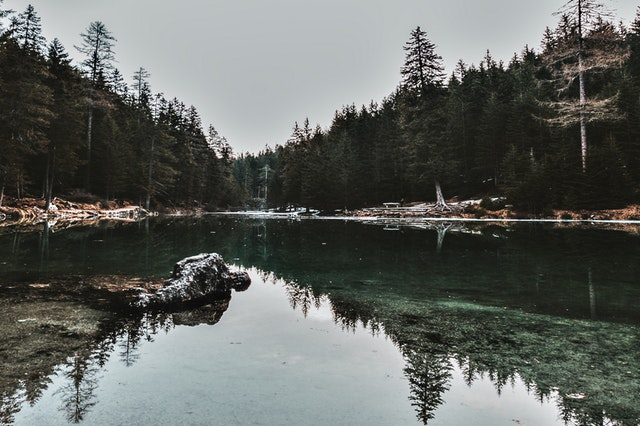
//> input picture Project6_median/city1.jpg, 640 x 426 px
$ ./median   (built with g++ and OpenCV 4)
//> lines starting //> are read from the running program, lines starting //| are printed output that depends on the picture
/**
 * file Smoothing.cpp
 * brief Sample code for simple filters
 * author OpenCV team
 */

#include <iostream>
#include "opencv2/imgproc.hpp"
#include "opencv2/imgcodecs.hpp"
#include "opencv2/highgui.hpp"

using namespace std;
using namespace cv;

/// Global Variables
int DELAY_CAPTION = 1500;
int DELAY_BLUR = 100;
int MAX_KERNEL_LENGTH = 31;

Mat src; Mat dst;
char window_name[] = "Smoothing Demo";

/// Function headers
int display_caption(const char* caption);
int display_dst(int delay);


/**
 * function main
 */
int main(int argc, char** argv)
{
    namedWindow(window_name, WINDOW_AUTOSIZE);

    /// Load the source image
    const char* filename = argc >= 2 ? argv[1] : "lena.jpg";

    src = imread("city1.jpg", IMREAD_COLOR);
//> src is the input picture: 426 rows x 640 cols, CV_8UC3; mean B, G, R 96.6, 100.6, 97.4
    if (src.empty())
    {
        printf(" Error opening image\n");
        printf(" Usage:\n %s [image_name-- default lena.jpg] \n", argv[0]);
        return EXIT_FAILURE;
    }

    if (display_caption("Original Image") != 0)
    {
        return 0;
    }

    dst = src.clone();
    if (display_dst(DELAY_CAPTION) != 0)
    {
        return 0;
    }

    /// Applying Homogeneous blur
    if (display_caption("Homogeneous Blur") != 0)
    {
        return 0;
    }

    //![blur]
    for (int i = 1; i < MAX_KERNEL_LENGTH; i = i + 2)
    {
        blur(src, dst, Size(i, i), Point(-1, -1));
        if (display_dst(DELAY_BLUR) != 0)
        {
            return 0;
        }
    }
//> this loop made 15 passes
//> pass 2, `blur(src, dst, Size(i, i), Point(-1, -1));`:
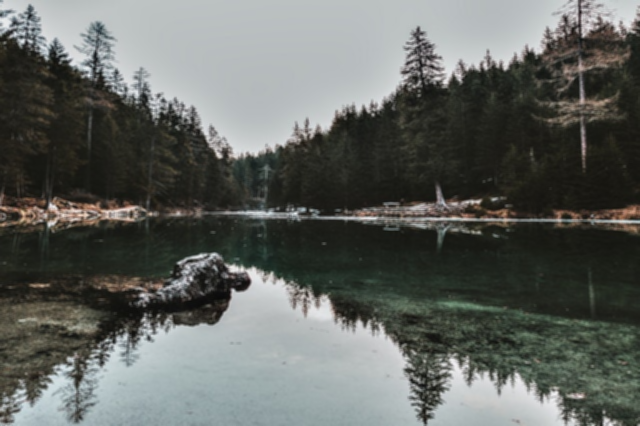
//> dst: 426 rows x 640 cols, CV_8UC3; mean B, G, R 96.6, 100.6, 97.5
//> pass 3, `blur(src, dst, Size(i, i), Point(-1, -1));`:
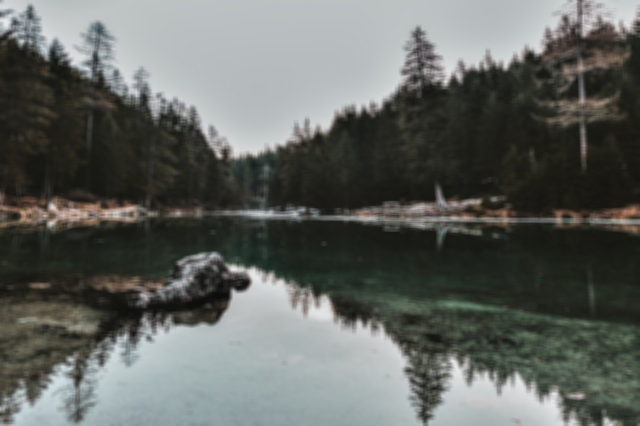
//> dst: 426 rows x 640 cols, CV_8UC3; mean B, G, R 96.6, 100.6, 97.5
//> after the loop:
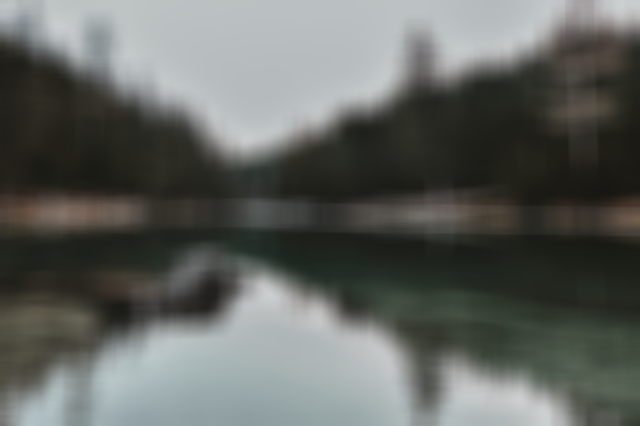
//> dst: 426 rows x 640 cols, CV_8UC3; mean B, G, R 96.6, 100.6, 97.5
    //![blur]

    /// Applying Gaussian blur
    if (display_caption("Gaussian Blur") != 0)
    {
        return 0;
    }

    //![gaussianblur]
    for (int i = 1; i < MAX_KERNEL_LENGTH; i = i + 2)
    {
        GaussianBlur(src, dst, Size(i, i), 0, 0);
        if (display_dst(DELAY_BLUR) != 0)
        {
            return 0;
        }
    }
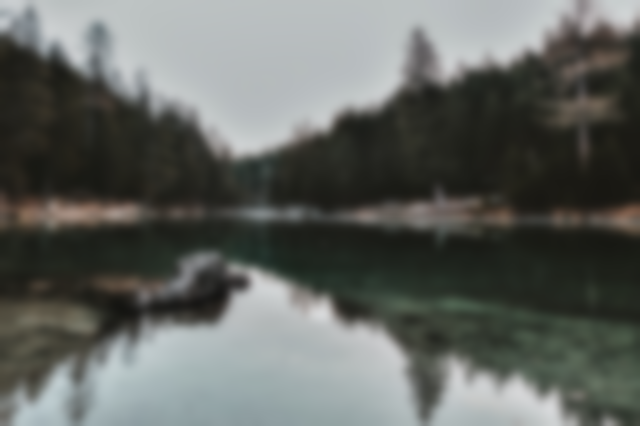
//> dst: 426 rows x 640 cols, CV_8UC3; mean B, G, R 96.6, 100.6, 97.5
    //![gaussianblur]

    /// Applying Median blur
    if (display_caption("Median Blur") != 0)
    {
        return 0;
    }

    //![medianblur]
    for (int i = 1; i < MAX_KERNEL_LENGTH; i = i + 2)
    {
        medianBlur(src, dst, i);
        if (display_dst(DELAY_BLUR) != 0)
        {
            return 0;
        }
    }
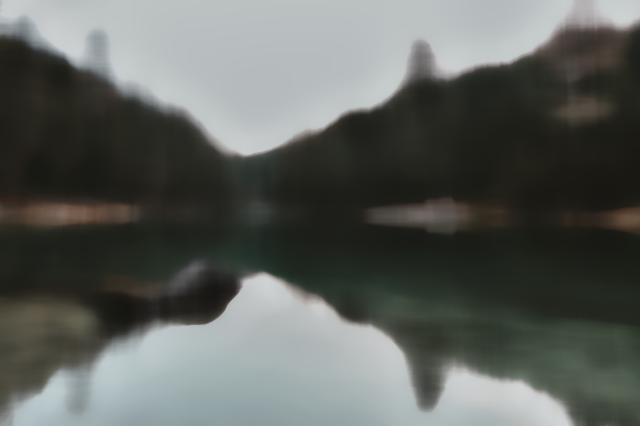
//> dst: 426 rows x 640 cols, CV_8UC3; mean B, G, R 93.5, 97.6, 94.1
    //![medianblur]

    /// Applying Bilateral Filter
    if (display_caption("Bilateral Blur") != 0)
    {
        return 0;
    }

    //![bilateralfilter]
    for (int i = 1; i < MAX_KERNEL_LENGTH; i = i + 2)
    {
        bilateralFilter(src, dst, i, i * 2, i / 2);
        if (display_dst(DELAY_BLUR) != 0)
        {
            return 0;
        }
    }
    //![bilateralfilter]

    /// Done
    display_caption("Done!");

    return 0;
}

/**
 * @function display_caption
 */
int display_caption(const char* caption)
{
    dst = Mat::zeros(src.size(), src.type());
    putText(dst, caption,
        Point(src.cols / 4, src.rows / 2),
        FONT_HERSHEY_COMPLEX, 1, Scalar(255, 255, 255));

    return display_dst(DELAY_CAPTION);
}

/**
 * @function display_dst
 */
int display_dst(int delay)
{
    imshow(window_name, dst);
    int c = waitKey(delay);
    if (c >= 0) { return -1; }
    return 0;
}
